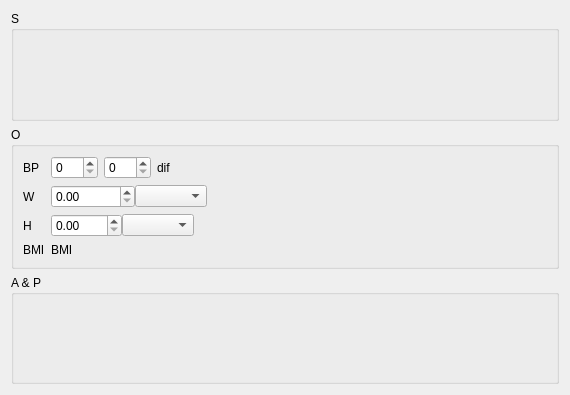
<?xml version="1.0" encoding="UTF-8"?>
<ui version="4.0">
 <class>BaseWidgets::Internal::BaseFormWidget</class>
 <widget class="QWidget" name="BaseWidgets::Internal::BaseFormWidget">
  <property name="geometry">
   <rect>
    <x>0</x>
    <y>0</y>
    <width>570</width>
    <height>395</height>
   </rect>
  </property>
  <property name="windowTitle">
   <string/>
  </property>
  <layout class="QGridLayout" name="gridLayout_4">
   <item row="0" column="0">
    <widget class="QGroupBox" name="sGroup">
     <property name="title">
      <string>S</string>
     </property>
     <layout class="QGridLayout" name="gridLayout_2">
      <item row="0" column="0">
       <layout class="QVBoxLayout" name="sLayout"/>
      </item>
     </layout>
    </widget>
   </item>
   <item row="2" column="0">
    <widget class="QGroupBox" name="apGroup">
     <property name="title">
      <string>A &amp;&amp; P</string>
     </property>
     <property name="flat">
      <bool>false</bool>
     </property>
     <layout class="QGridLayout" name="gridLayout_3">
      <item row="0" column="0">
       <layout class="QHBoxLayout" name="aLayout"/>
      </item>
      <item row="0" column="1">
       <layout class="QHBoxLayout" name="pLayout"/>
      </item>
     </layout>
    </widget>
   </item>
   <item row="1" column="0">
    <widget class="QGroupBox" name="oGroup">
     <property name="title">
      <string>O</string>
     </property>
     <layout class="QGridLayout" name="gridLayout">
      <item row="0" column="1" rowspan="2">
       <layout class="QVBoxLayout" name="oLayout"/>
      </item>
      <item row="0" column="0" rowspan="2">
       <layout class="QFormLayout" name="formLayout">
        <property name="fieldGrowthPolicy">
         <enum>QFormLayout::FieldsStayAtSizeHint</enum>
        </property>
        <item row="0" column="0">
         <widget class="QLabel" name="bpLabel">
          <property name="text">
           <string>BP</string>
          </property>
         </widget>
        </item>
        <item row="0" column="1">
         <layout class="QHBoxLayout" name="horizontalLayout">
          <item>
           <widget class="QSpinBox" name="bpSyst">
            <property name="maximum">
             <number>300</number>
            </property>
            <property name="singleStep">
             <number>10</number>
            </property>
           </widget>
          </item>
          <item>
           <widget class="QSpinBox" name="bpDiast">
            <property name="maximum">
             <number>300</number>
            </property>
            <property name="singleStep">
             <number>10</number>
            </property>
           </widget>
          </item>
          <item>
           <widget class="QLabel" name="bpPulse">
            <property name="text">
             <string>dif</string>
            </property>
           </widget>
          </item>
         </layout>
        </item>
        <item row="1" column="0">
         <widget class="QLabel" name="wLabel">
          <property name="text">
           <string>W</string>
          </property>
         </widget>
        </item>
        <item row="1" column="1">
         <layout class="QHBoxLayout" name="horizontalLayout_3">
          <property name="spacing">
           <number>0</number>
          </property>
          <item>
           <widget class="QDoubleSpinBox" name="weight">
            <property name="maximum">
             <double>1000000.000000000000000</double>
            </property>
           </widget>
          </item>
          <item>
           <widget class="QComboBox" name="weightUnit">
            <property name="focusPolicy">
             <enum>Qt::StrongFocus</enum>
            </property>
           </widget>
          </item>
         </layout>
        </item>
        <item row="2" column="0">
         <widget class="QLabel" name="hLabel">
          <property name="text">
           <string>H</string>
          </property>
         </widget>
        </item>
        <item row="2" column="1">
         <layout class="QHBoxLayout" name="horizontalLayout_4">
          <property name="spacing">
           <number>0</number>
          </property>
          <item>
           <widget class="QDoubleSpinBox" name="height">
            <property name="maximum">
             <double>1000.000000000000000</double>
            </property>
           </widget>
          </item>
          <item>
           <widget class="QComboBox" name="heightUnit">
            <property name="focusPolicy">
             <enum>Qt::StrongFocus</enum>
            </property>
           </widget>
          </item>
         </layout>
        </item>
        <item row="3" column="0">
         <widget class="QLabel" name="bmiLabel">
          <property name="text">
           <string>BMI</string>
          </property>
         </widget>
        </item>
        <item row="3" column="1">
         <widget class="QLabel" name="bmiValue">
          <property name="text">
           <string>BMI</string>
          </property>
         </widget>
        </item>
       </layout>
      </item>
     </layout>
    </widget>
   </item>
  </layout>
 </widget>
 <resources/>
 <connections/>
</ui>
